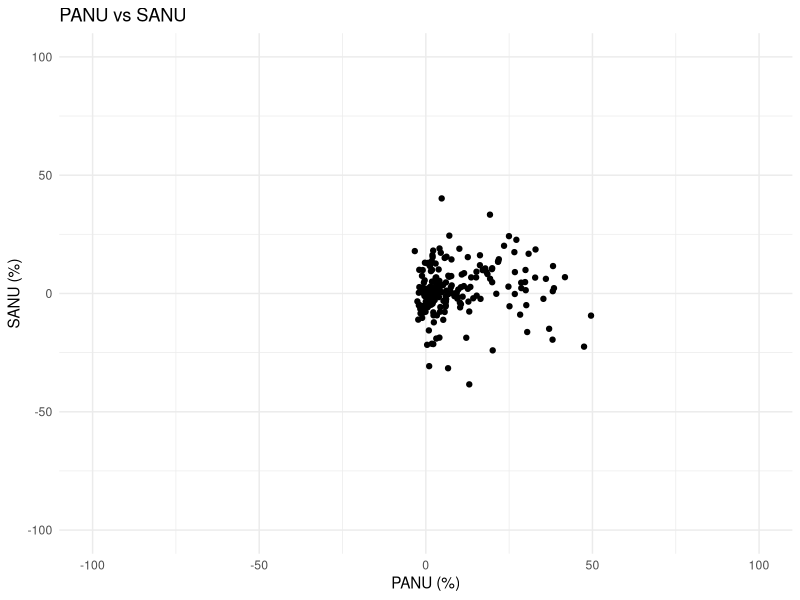
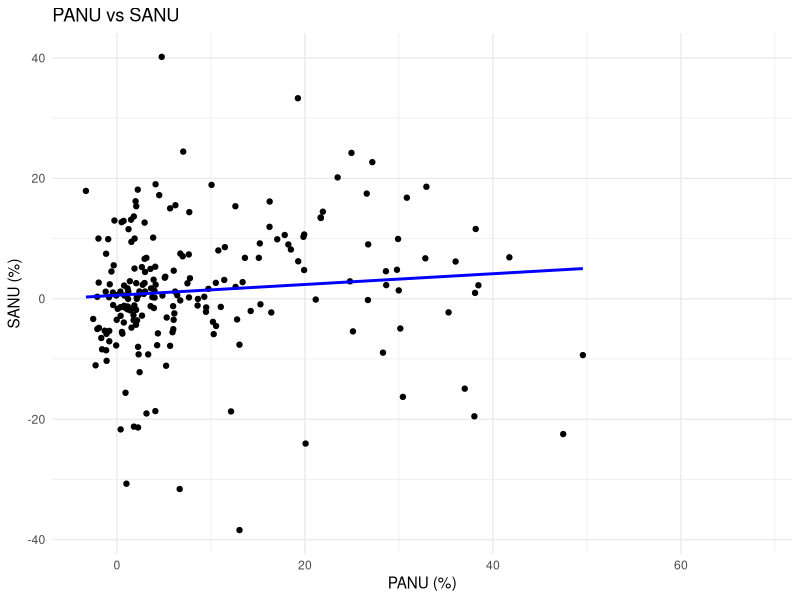

Here is the R script that generated these plots, in order:
## ---- chunk 1
nonUse <- read.csv("data/NonUse.csv")
## ---- chunk 2
cor.test(nonUse$PANU, nonUse$SANU, method = "spearman")
## ---- chunk 3
library(ggplot2)
ggplot(nonUse, aes(x=PANU, y=SANU)) +
  geom_point() +
  xlim(-100, 100) +
  ylim(-100, 100) +
  labs(title = "PANU vs SANU", x = "PANU (%)", y = "SANU (%)") +
  theme_minimal()
## ---- chunk 4
library(ggplot2)
ggplot(nonUse, aes(x=PANU, y=SANU)) +
  geom_point() +
  geom_smooth(method = "lm", formula = y~x, color = 'blue', se = FALSE) +
  labs(title = "PANU vs SANU", x = "PANU (%)", y = "SANU (%)") +
  theme_minimal()
## ---- chunk 5
lm_sanu <- lm(SANU ~ PANU, data = nonUse)
summary(lm_sanu)
coef(lm_sanu)
slope <- coef(lm_sanu)[2]
intercept <- coef(lm_sanu)[1]
cat("Regression equation : SANU =", slope, "* PANU +", intercept, "\n")
